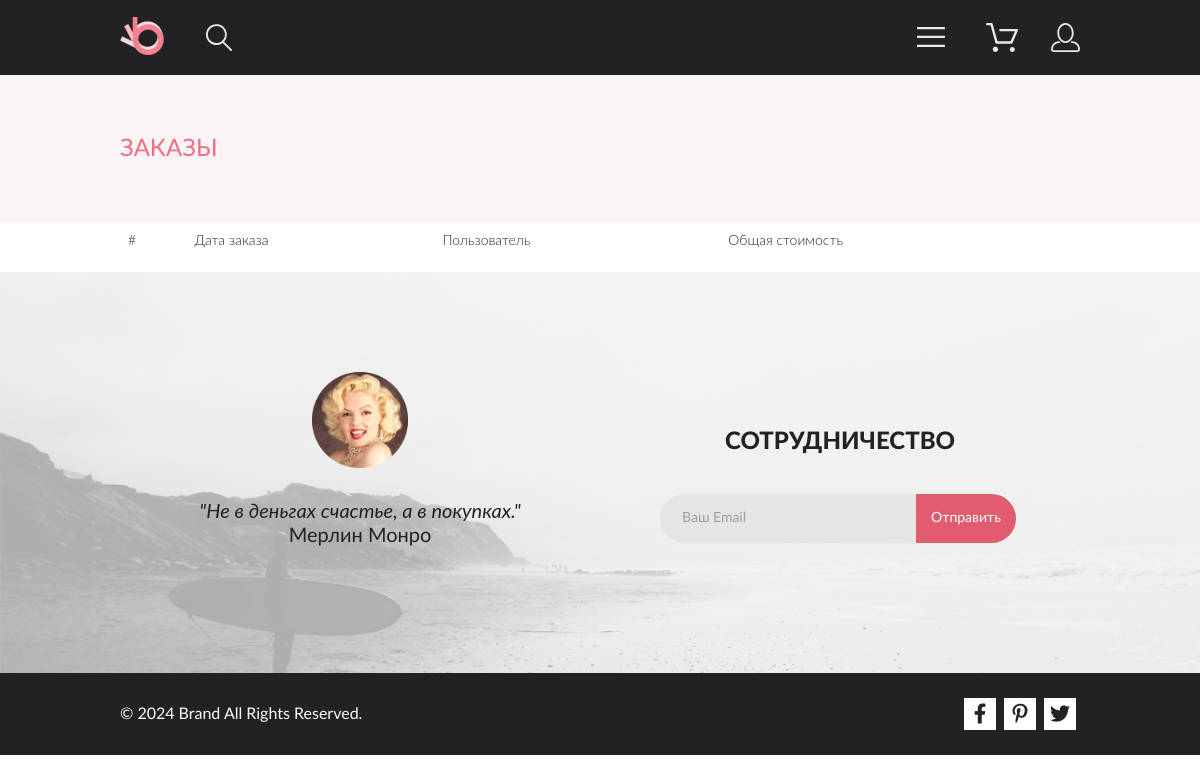
The page /orders on the database as committed earlier.
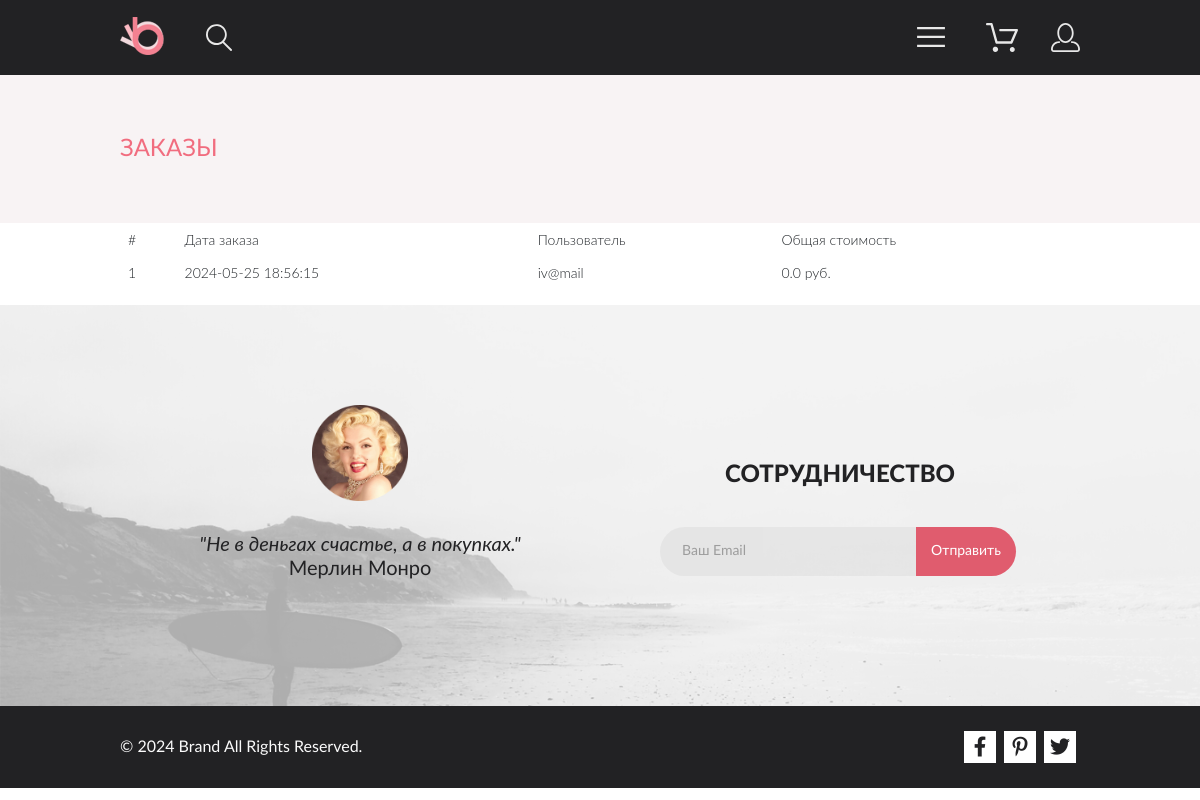
The same page on the database as committed later.
### models.py (models this page shows, shortened)
class Order(db.Model):
    id = db.Column(db.Integer, primary_key=True)
    user_id = db.Column(db.Integer, db.ForeignKey('user.id'), nullable=False)
    total_price = db.Column(db.Float, nullable=False)
    date_ordered = db.Column(db.DateTime, nullable=False, default=datetime.utcnow)
    products = db.relationship('OrderProduct', backref='order', lazy=True)

class User(db.Model):
    id = db.Column(db.Integer, primary_key=True)
    first_name = db.Column(db.String(50), nullable=False)
    last_name = db.Column(db.String(50), nullable=False)
    email = db.Column(db.String(120), unique=True, nullable=False)
    password_hash = db.Column(db.String(128), nullable=False)
    bonuses = db.Column(db.Integer, nullable=False, default=0)
    orders = db.relationship('Order', backref='user', lazy=True)

### main.py (the view)
@app.route('/orders')
def orders():
    orders = Order.query.all()
    return render_template('orders.html', orders=orders)

### templates/orders.html (shortened to what this page needs)
{% extends 'base.html' %}
{% block body %}
<main class="main">
    <section class="heading">
        <h2 class="heading__heading container">Заказы</h2>
    </section>
    <section class="orders container">
        <table class="table">
            <thead>
                <tr>
                    <th scope="col">#</th>
                    <th scope="col">Дата заказа</th>
                    <th scope="col">Пользователь</th>
                    <th scope="col">Общая стоимость</th>
                </tr>
            </thead>
            <tbody>
                {% for order in orders %}
                <tr>
                    <th scope="row">{{ order.id }}</th>
                    <td>{{ order.date_ordered.strftime('%Y-%m-%d %H:%M:%S') }}</td>
                    <td>{{ order.user.email }}</td>
                    <td>{{ order.total_price }} руб.</td>
                </tr>
                {% endfor %}
            </tbody>
        </table>
    </section>
</main>
{% endblock %}

### templates/base.html (shortened to what this page needs)
<!DOCTYPE html>
<html lang="en">
<head>
    <link href="https://cdn.jsdelivr.net/npm/bootstrap@5.0.0-beta2/dist/css/bootstrap.min.css" rel="stylesheet"
>
    <link rel="stylesheet" href="static/css/style.css">
</head>
<body>
    <header class="header">
        <div class="container header__wrapper">
            <div class="header__logo_wrapper">
                <a href="/index"><img class="header__logo" src="static/img/logo.svg" width="44" height="38"
                        alt="Логотип"></a>
                <div class="header__button header__search_button">
                </div>
            </div>
            <div class="header__list_wrapper">
                <ul class="header__list">
                    <li><a href="/catalog"><button type="button" class="header__button" id="menu_button"><svg width="32"
                                height="23" viewBox="0 0 32 23" xmlns="http://www.w3.org/2000/svg"
                                class="header__icon header__burger">
                                <path d="M0 23V20.31H32V23H0ZM0 12.76V10.07H32V12.76H0ZM0 2.69V0H32V2.69H0Z" />
                            </svg>
                        </button>
                        </a>
                    </li>
                    <li><a href="/cart">
                            <div class="header__button header__mobile_hide"></div>
                        </a></li>
                    <li>
                        {% if 'user_id' in session %}
                        <a href="/profile">
                            <div class="header__button header__mobile_hide">
                                <svg width="29" height="29" viewBox="0 0 29 29" xmlns="http://www.w3.org/2000/svg"
                                    class="header__icon">
                                    <path
                                        d="M14.5 19.937C19 19.937 22.656 15.464 22.656 9.968C22.656 4.472 19 0 14.5 0C13.3631 0.0217413 12.2463 0.303398 11.2351 0.823397C10.2239 1.34339 9.34507 2.08794 8.66602 3C7.12663 4.99573 6.30819 7.45381 6.34399 9.974C6.34399 15.465 10 19.937 14.5 19.937ZM14.5 1.813C18 1.813 20.844 5.472 20.844 9.969C20.844 14.466 17.998 18.125 14.5 18.125C11.002 18.125 8.15603 14.465 8.15503 9.969C8.15403 5.473 11 1.813 14.5 1.813ZM20.844 18.125C20.6036 18.125 20.373 18.2205 20.203 18.3905C20.033 18.5605 19.9375 18.7911 19.9375 19.0315C19.9375 19.2719 20.033 19.5025 20.203 19.6725C20.373 19.8425 20.6036 19.938 20.844 19.938C22.526 19.9399 24.1386 20.6088 25.3279 21.7982C26.5172 22.9875 27.1861 24.6 27.188 26.282C27.1875 26.5221 27.0918 26.7523 26.922 26.9221C26.7522 27.0918 26.5221 27.1875 26.282 27.188H2.71997C2.47985 27.1875 2.24975 27.0918 2.07996 26.9221C1.91016 26.7523 1.81449 26.5221 1.81396 26.282C1.81608 24.6001 2.48517 22.9877 3.67444 21.7985C4.86371 20.6092 6.47608 19.9401 8.15796 19.938C8.39824 19.938 8.62868 19.8425 8.79858 19.6726C8.96849 19.5027 9.06396 19.2723 9.06396 19.032C9.06396 18.7917 8.96849 18.5613 8.79858 18.3914C8.62868 18.2215 8.39824 18.126 8.15796 18.126C5.99541 18.1279 3.92201 18.9875 2.39258 20.5164C0.863144 22.0453 0.00264777 24.1185 0 26.281C0.000794067 27.0019 0.287502 27.693 0.797241 28.2027C1.30698 28.7125 1.99811 28.9992 2.71899 29H26.282C27.0027 28.9989 27.6936 28.7121 28.2031 28.2024C28.7126 27.6927 28.9992 27.0017 29 26.281C28.9974 24.1187 28.1372 22.0457 26.6083 20.5168C25.0793 18.9878 23.0063 18.1276 20.844 18.125Z" />
                                </svg>
                            </div>
                        </a>
                        {% else %}
                        <a href="/login">
                            <div class="header__button header__mobile_hide">
                            </div>
                        </a>
                        {% endif %}
                    </li>
                </ul>
            </div>
        </div>
    </header>
    {% block body %}{% endblock %}
    <footer>
        <section class="subscribe">
            <div class="container subscribe__wrapper">
                <ul class="subscribe__list">
                    <li class="subscribe__list_item">
                        <img class="subscribe__list_item_img" src="static/img/M_Monro.jpg" width="96" alt="Subscribe">
                        <p class="subscribe__list_item_text">
                            <span class="subscribe__list_item_italic">"Не в деньгах счастье, а в покупках."</span>
                            Мерлин Монро</p>
                    </li>
                    <li class="subscribe__list_item">
                        <h3 class="subscribe__list_item_heading">Сотрудничество</h3>
                        <div class="subscribe__list_input_wrapper">
                            <input class="subscribe__list_item_input" type="text" placeholder="Ваш email">
                            <button type="submit" class="subscribe__list_item_button">Отправить</button>
                        </div>
                    </li>
                </ul>
            </div>
        </section>
        <section class="copyright">
            <ul class="copyright__list container">
                <li>
                    <p class="copyright__list_text">&copy; 2024 Brand All Rights Reserved.</p>
                </li>
                <li>
                    <ul class="copyright__list_social">
                        <li class="copyright__list_social_item"><i
                                class="fab fa-facebook-f copyright__list_social_icon"></i></li>
                        <li class="copyright__list_social_item"><i
                                class="fab fa-pinterest-p copyright__list_social_icon"></i></li>
                        <li class="copyright__list_social_item"><i
                                class="fab fa-twitter copyright__list_social_icon"></i></li>
                    </ul>
                </li>
            </ul>
        </section>
    </footer>
</body>
</html>

Rows that differ between the two databases and show on the page:
added Order: id "1", date_ordered "2024-05-25 18:56:15", user.email "iv@mail", total_price "0.0"
